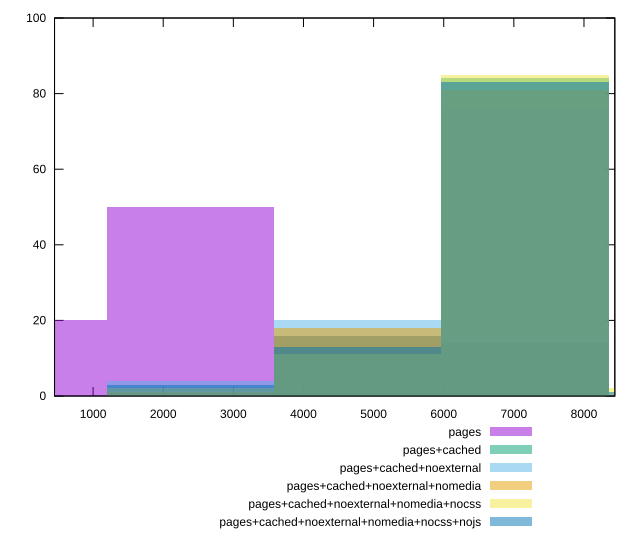

Reproduce this figure in gnuplot.
reset

$pages <<EOF
0 20
2386.9852402269603 50
4773.970480453921 16
7160.95572068088 14
EOF

$pagesCached <<EOF
4773.970480453921 16
7160.95572068088 84
EOF

$pagesCachedNoexternal <<EOF
7160.95572068088 76
4773.970480453921 20
2386.9852402269603 4
EOF

$pagesCachedNoexternalNomedia <<EOF
7160.95572068088 81
4773.970480453921 18
2386.9852402269603 1
EOF

$pagesCachedNoexternalNomediaNocss <<EOF
7160.95572068088 85
2386.9852402269603 2
4773.970480453921 11
9547.940960907841 2
EOF

$pagesCachedNoexternalNomediaNocssNojs <<EOF
7160.95572068088 83
4773.970480453921 13
2386.9852402269603 3
9547.940960907841 1
EOF

set key outside below
set boxwidth 2386.9852402269603
set xrange [450:8440]
set yrange [0:100]
set trange [0:100]
set style fill transparent solid 0.5 noborder
set terminal svg size 640, 540 enhanced background rgb 'white'
set output "reprap/unused-javascript/comparison/histogram/all_raw.svg"

plot $pages title "pages" with boxes, \
     $pagesCached title "pages+cached" with boxes, \
     $pagesCachedNoexternal title "pages+cached+noexternal" with boxes, \
     $pagesCachedNoexternalNomedia title "pages+cached+noexternal+nomedia" with boxes, \
     $pagesCachedNoexternalNomediaNocss title "pages+cached+noexternal+nomedia+nocss" with boxes, \
     $pagesCachedNoexternalNomediaNocssNojs title "pages+cached+noexternal+nomedia+nocss+nojs" with boxes

reset
